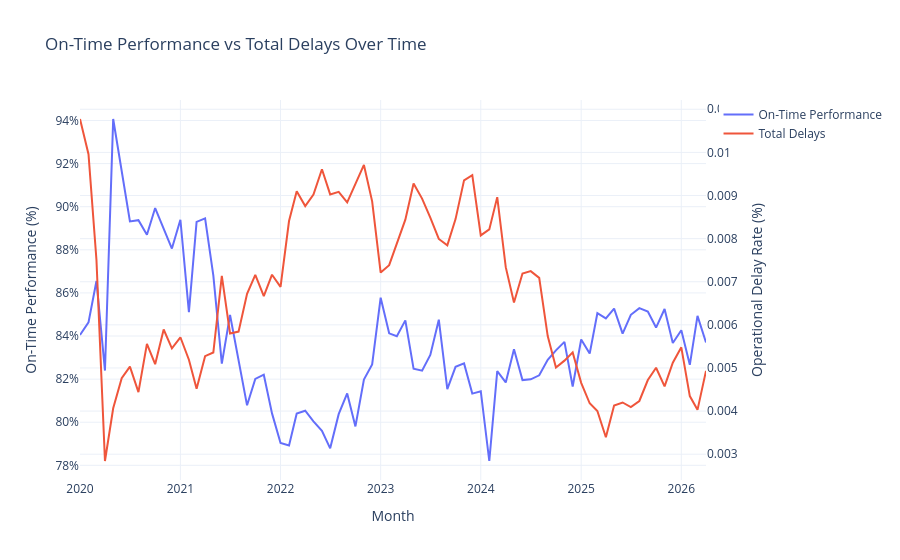

Source (notebook cell):
### Markdown cell above
**Insight:**

There is a strong negative relationship between operational delays and on-time performance. 
As delays per 1,000 trips increase, the percentage of trains arriving on time decreases significantly.

Even small increases in delays lead to noticeable declines in performance, indicating that the system is highly sensitive to operational disruptions. 

Additionally, variability in performance increases at higher delay levels, suggesting that the system becomes less predictable under stress.

This shows that minimizing operational delays is critical not only for improving average performance, but also for maintaining system reliability and consistency.

### Code cell
monthly_otp = (
    merged_otp_delays
    .groupby("Month")["terminal_on_time_performance"]
    .mean()
    .reset_index()
)

monthly_delays = merged_otp_delays.groupby("Month")["op_delay_rate"].mean().reset_index()

monthly = monthly_otp.merge(monthly_delays, on="Month")

fig = go.Figure()

# On-time performance
fig.add_trace(go.Scatter(
    x=monthly["Month"],
    y=monthly["terminal_on_time_performance"],
    name="On-Time Performance",
    yaxis="y1"
))

# Delays
fig.add_trace(go.Scatter(
    x=monthly["Month"],
    y=monthly["op_delay_rate"],
    name="Total Delays",
    yaxis="y2"
))

fig.update_layout(
    title="On-Time Performance vs Total Delays Over Time",
    xaxis=dict(title="Month"),
    yaxis=dict(title="On-Time Performance (%)", tickformat=".0%"),
    yaxis2=dict(
        title="Operational Delay Rate (%)",
        overlaying="y",
        side="right"
    ),
    template="plotly_white"
)

fig.show()
